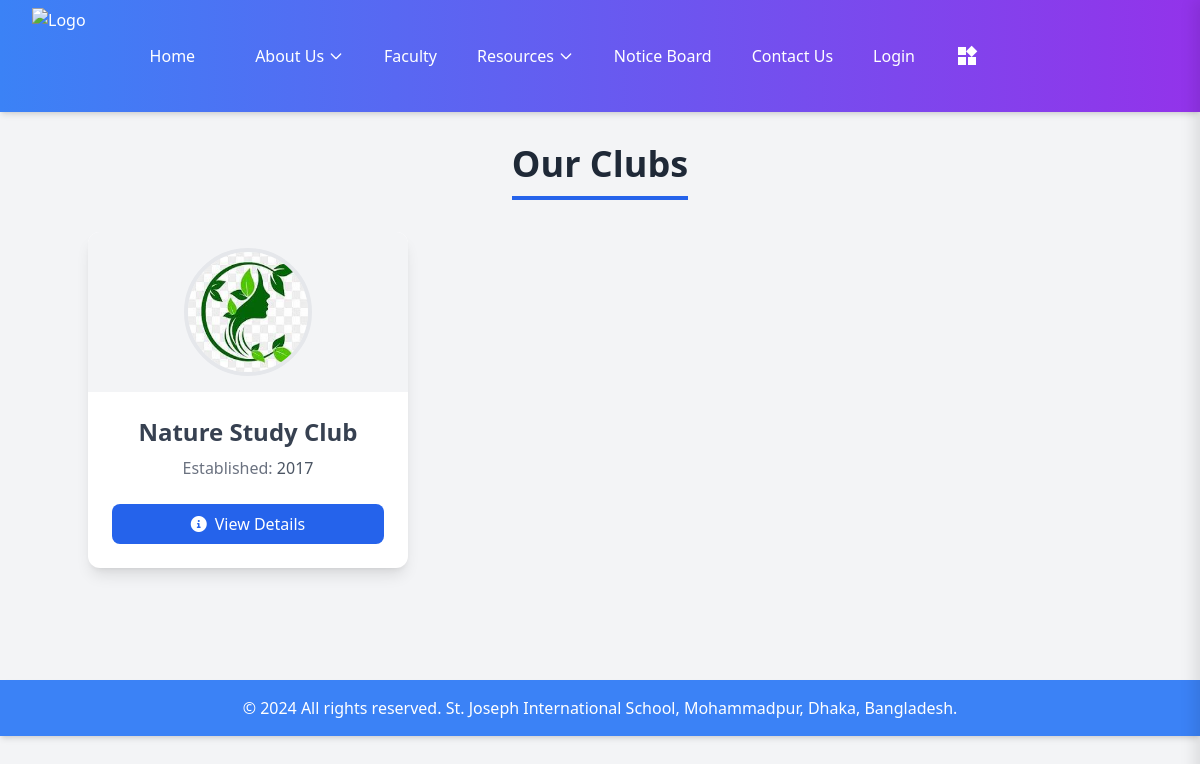
Page /club_new/ on the committed database.
### club_new/models.py (models this page shows, shortened)
class Club(models.Model):
    name = models.CharField(max_length=100)
    logo = models.ImageField(upload_to='club_logos/')
    established_year = models.PositiveIntegerField()
    description = models.TextField()

### club_new/views.py (the view)
# urls.py: path('', views.club_list, name='club_list'),
def club_list(request):
    clubs = Club.objects.all()
    return render(request, 'club_new/club_list.html', {'clubs': clubs})

### club_new/templates/club_new/club_list.html
{% extends "mainbase.html" %}
{% block content %}
<div class="container mx-auto mt-36 mb-28">
    <h1 class="text-4xl font-extrabold text-center text-gray-800 mb-12">
        <span class="border-b-4 border-blue-600 pb-2">Our Clubs</span>
    </h1>
    <div class="grid grid-cols-1 md:grid-cols-2 lg:grid-cols-3 gap-8">
        {% for club in clubs %}
        <div class="bg-white rounded-xl shadow-lg hover:shadow-2xl transition-shadow duration-300 overflow-hidden">
            <div class="h-40 bg-gray-100 flex items-center justify-center">
                <img src="{{ club.logo.url }}" alt="{{ club.name }}" class="h-32 w-32 rounded-full border-4 border-gray-200">
            </div>
            <div class="p-6">
                <h2 class="text-2xl font-semibold text-center text-gray-700">{{ club.name }}</h2>
                <p class="text-center text-gray-500 mt-2">Established:
                    <span class="font-medium text-gray-600">{{ club.established_year }}</span>
                </p>
                <a href="{% url 'club_new:club_detail' club.id %}"
                   class="mt-6 block bg-blue-600 text-white text-center py-2 px-4 rounded-lg hover:bg-blue-700 transition-colors duration-300">
                    <i class="fas fa-info-circle mr-2"></i>View Details
                </a>
            </div>
        </div>
        {% endfor %}
    </div>
</div>
{% endblock %}

### home/templates/mainbase.html (style rules this page uses)
body, html { margin: 0; padding: 0; height: 100%; }
.container { align-items: center; justify-content: space-between; }
.container { margin: 0 auto; }

### rows in the picture
Club: logo (picture), name "Nature Study Club", established_year "2017"
